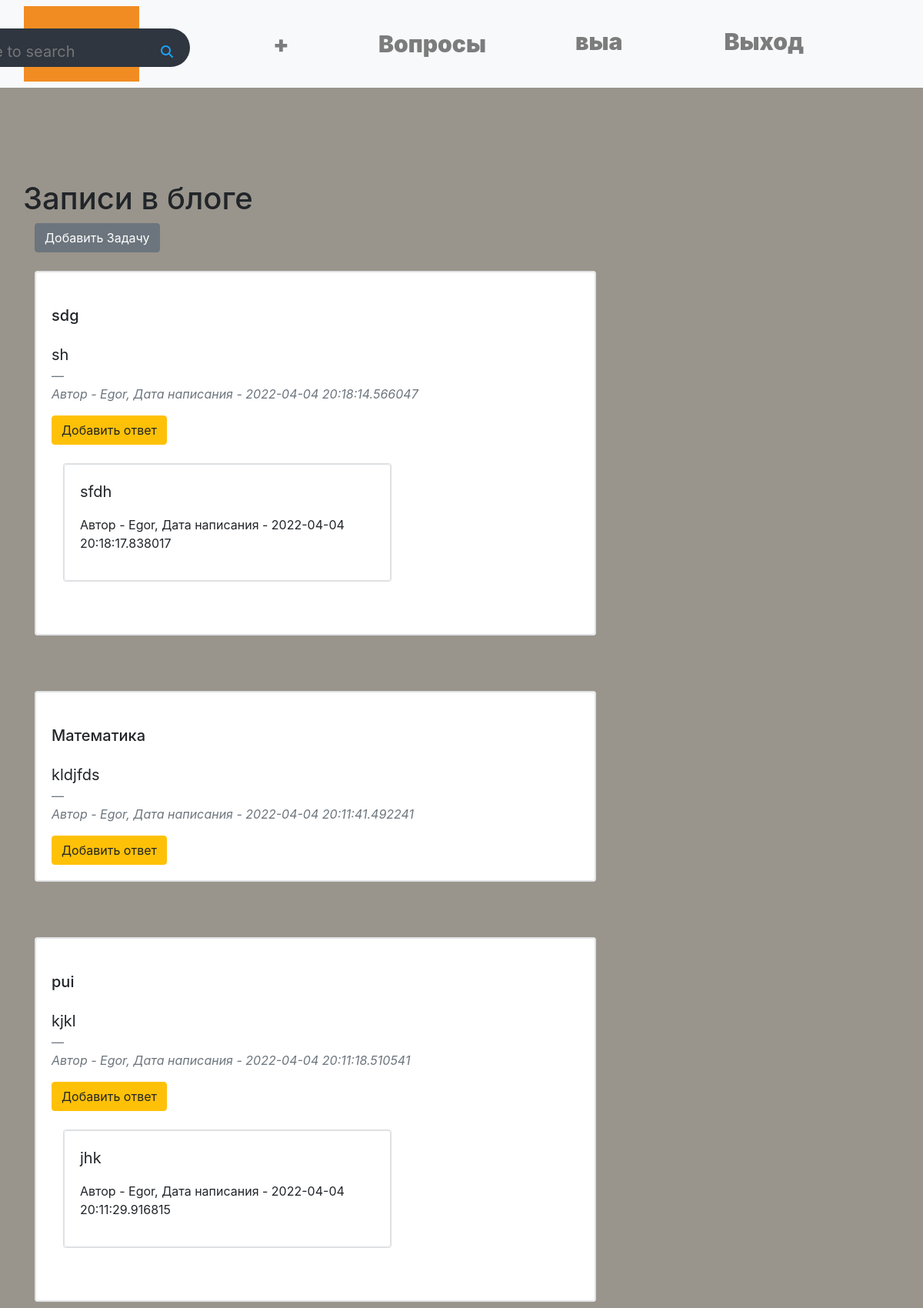
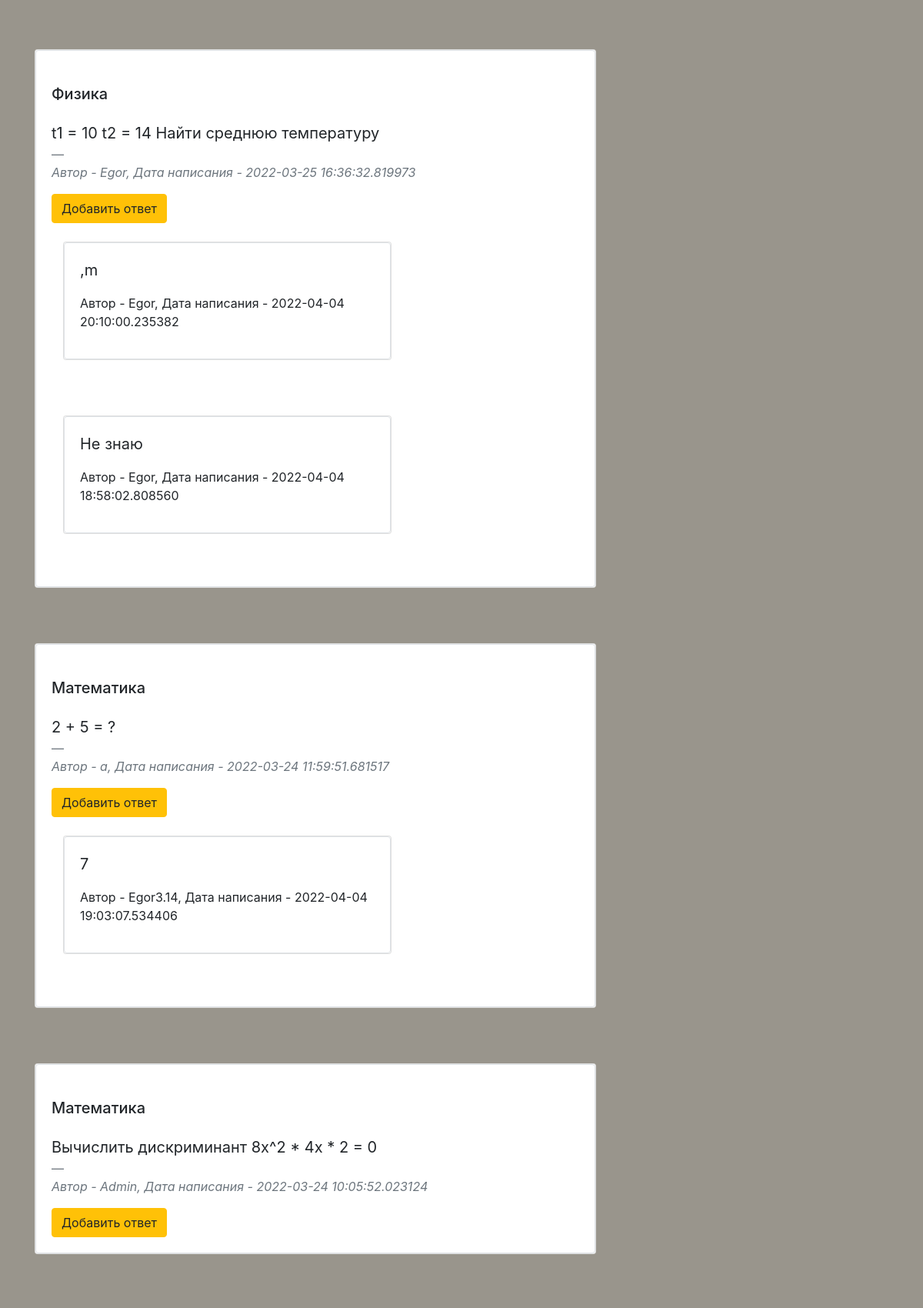
Page /tasks (signed in, upper part) on the committed database (2 pictures, top to bottom).
### data/users.py (models this page shows, shortened)
class User(SqlAlchemyBase, UserMixin):
    __tablename__ = 'users'
    id = sqlalchemy.Column(sqlalchemy.Integer,
                           primary_key=True, autoincrement=True)
    name = sqlalchemy.Column(sqlalchemy.String, nullable=True)
    about = sqlalchemy.Column(sqlalchemy.String, nullable=True)
    email = sqlalchemy.Column(sqlalchemy.String,
                              index=True, unique=True, nullable=True)
    hashed_password = sqlalchemy.Column(sqlalchemy.String, nullable=True)
    created_date = sqlalchemy.Column(sqlalchemy.DateTime,
                                     default=datetime.datetime.now)
    news = orm.relation("News", back_populates='user')
    quest = orm.relation("Quest", back_populates='user')

### data/news.py (models this page shows)
class News(SqlAlchemyBase):
    __tablename__ = 'news'
    id = sqlalchemy.Column(sqlalchemy.Integer,
                           primary_key=True, autoincrement=True)
    title = sqlalchemy.Column(sqlalchemy.String, nullable=True)
    content = sqlalchemy.Column(sqlalchemy.String, nullable=True)
    created_date = sqlalchemy.Column(sqlalchemy.DateTime,
                                     default=datetime.datetime.now)
    is_private = sqlalchemy.Column(sqlalchemy.Boolean, default=True)
    user_id = sqlalchemy.Column(sqlalchemy.Integer,
                                sqlalchemy.ForeignKey("users.id"))
    user = orm.relation('User')

### data/quests.py (models this page shows)
class Quest(SqlAlchemyBase):
    __tablename__ = 'quest'
    id = sqlalchemy.Column(sqlalchemy.Integer,
                           primary_key=True, autoincrement=True)
    content = sqlalchemy.Column(sqlalchemy.String, nullable=True)
    created_date = sqlalchemy.Column(sqlalchemy.DateTime,
                                     default=datetime.datetime.now)
    user_id = sqlalchemy.Column(sqlalchemy.Integer,
                                sqlalchemy.ForeignKey("users.id"))
    news_id = sqlalchemy.Column(sqlalchemy.Integer,
                                sqlalchemy.ForeignKey("news.id"))
    user = orm.relation('User')

### main.py (the view)
@app.route("/tasks")
def index():
    db_sess = db_session.create_session()
    news = db_sess.query(News).filter(News.is_private != True)
    quest = db_sess.query(Quest)
    return render_template("tasks.html", news=news, quest=quest)

### data/db_session.py (called while the page is built)
def create_session() -> Session:
    global __factory
    return __factory()

### main.py (called while the page is built)
@login_manager.user_loader
def load_user(user_id):
    db_sess = db_session.create_session()
    user = db_sess.query(User).all()
    return db_sess.query(User).get(user_id)

### templates/tasks.html (shortened to what this page needs)
{% extends "base.html" %}
{% block content %}
<div class="container">
    <section class="mt-4">
        <div class="row">
            <h1>Записи в блоге</h1>
        </div>
        {% if current_user.is_authenticated %}
            <a href="news" class="btn btn-secondary">Добавить Задачу</a>
        {% endif %}
    </section>
</div>
{% for item in news[::-1]%}
<div class="container">
    <section class="mt-4">
        <div class="row">
            <div class="col-md-8 mb-4">
                <div class="card mb-4 wow fadeIn">
                    <div class="col-md6 border rounded card-body">
                        <p class="h5 my-4">{{item.title}}</p>
                        <blockquote class="blockquote">
                            <p class="mb-0 ">
                                {{item.content}}
                            </p>
                            <footer class="blockquote-footer">
                                <cite title="Hello">
                                    {% if item.user.name[-4:] == "3.14"%}
                                        <div>
										    Автор - {{item.user.name[:-4]}}, Дата написания - {{item.created_date}}
                                        </div>
									{% else %}
									    <div>
										    Автор - {{item.user.name}}, Дата написания - {{item.created_date}}
                                        </div>
									{% endif %}
                                </cite>
                            </footer>
                        </blockquote>
                        <div>
                            <a href="/quests/{{ item.id }}" class="btn btn-warning">
                                Добавить ответ
                            </a>
                        <div>
                            {% for q in quest[::-1]%}
                                {% if item.id == q.news_id %}
                                <div class="container">
                                    <section class="mt-4">
                                        <div class="row">
                                            <div class="col-md-8 mb-4">
                                                <div class="card mb-4 wow fadeIn">
                                                    <div class="col-md6 border rounded card-body">
                                                        <blockquote class="blockquote">
                                                            <p class="mb-0 ">
                                                                {{q.content}}
                                                            </p>
                                                        </blockquote>
                                                        <p>
                                                            {% if item.user.name[-4:] == "3.14"%}
                                                                <div>
									                	            Автор - {{q.user.name[:-4]}}, Дата написания - {{q.created_date}}
                                                                </div>
                                                            {% else %}
									                            <div>
									                	            Автор - {{q.user.name}}, Дата написания - {{q.created_date}}
                                                                </div>
									                        {% endif %}
                                                        </p>
                                                    </div>
                                                </div>
                                            </div>
                                        </div>
                                    </section>
                                </div>
                                {% endif %}
                                {% endfor %}
                        </div>
                    </div>
                </div>
            </div>
        </div>
    </section>
</div>
{% endfor %}
{% endblock %}

### templates/base.html (shortened to what this page needs)
<!doctype html>
<html lang="en">
    <head>
        <link rel="stylesheet"
              href="https://stackpath.bootstrapcdn.com/bootstrap/4.4.1/css/bootstrap.min.css"
>
		<link rel="stylesheet" type="text/css" href="/static/css/style.css">
    </head>
    <body>
		<header>
			<nav class="navbar navbar-expand-md navbar-light bg-light sticky-top">
					{% if current_user.is_authenticated %}
					<div class="container-fluid">
						<a href="/" class="navbar-brad"><img src="/static/img/test-logo.jpg"></a>
						<div class="collapse navbar-collapse" id="navbarResponsive">
							<ul class="navbar-nav ml-auto">
								<li class="nav-item">
									<div class="search-box">
										<input class="search-txt" type="text" name="" placeholder="Type to search">
										<a href="/tasks" class="search-btn">
											<i class="fas fa-search"></i>
										</a>
									</div>
								</li>
								<li class="nav-item">
									<a href="/news" class="nav-link big-font-size">+</a>
								</li>
								<li class="nav-item">
									<a href="/tasks" class="nav-link big-font-size">Вопросы</a>
								</li>
								<li class="nav-item">
									{% if current_user.name[-4:] == "3.14"%}
										<a class="navbar-brand nav-link big-font-size" href="">{{ current_user.name[:-4]}}</a>
									{% else %}
									    <a class="navbar-brand nav-link big-font-size" href="">{{ current_user.name}}</a>
									{% endif %}
								</li>
								<li class="nav-item">
									<a class="navbar-brand nav-link big-font-size" href="/logout">Выход</a>
								</li>
							</ul>
						</div>
					</div>
				{% endif %}
			</nav>
		</header>
		<main class="mt-5 pt-5">
			{% block content %}
			{% endblock %}
		</main>
	</body>
</html>

### static/css/style.css (style rules this page uses)
.navbar-nav li { padding-right: 100px; }
a { font-weight: 1000; }
.big-font-size { font-size: 30px; }
* { margin:0; padding:0; }
body { background-color: #99958C; }
.search-box { position: absolute; top: 50%; transform: translate(-100%, -40%); background: #2f3640; height: 50px; width: 300px; border-radius: 40px; padding: 10px; }
.search-btn { color: #1da1f3; float: right; width: 40px; height: 40px; border-radius: 50%; background: #2f3640; display: flex; justify-content: center; align-items: center; text-decoration: none; }
.search-txt { border: none; background: none; outline: none; float: left; padding: 0; color: white; font-size: 20px; transition: 0.4s; line-height: 40px; width: 220px; }

### rows in the picture
User: name "выа"
News: title "sdg", content "sh", user "Egor", created_date "2022-04-04 20:18:14.566047"
Quest: content "sfdh", user "Egor", created_date "2022-04-04 20:18:17.838017"
News: title "Математика", content "kldjfds", user "Egor", created_date "2022-04-04 20:11:41.492241"
News: title "pui", content "kjkl", user "Egor", created_date "2022-04-04 20:11:18.510541"
Quest: content "jhk", user "Egor", created_date "2022-04-04 20:11:29.916815"
News: title "Физика", content "t1 = 10 t2 = 14 Найти среднюю температуру", user "Egor", created_date "2022-03-25 16:36:32.819973"
Quest: content ",m", user "Egor", created_date "2022-04-04 20:10:00.235382"
Quest: content "Не знаю", user "Egor", created_date "2022-04-04 18:58:02.808560"
News: title "Математика", content "2 + 5 = ?", user.name "a", created_date "2022-03-24 11:59:51.681517"
Quest: content "7", user.name "Egor3.14", created_date "2022-04-04 19:03:07.534406"
News: title "Математика", content "Вычислить дискриминант 8x^2 * 4x * 2 = 0", user "Admin", created_date "2022-03-24 10:05:52.023124"
